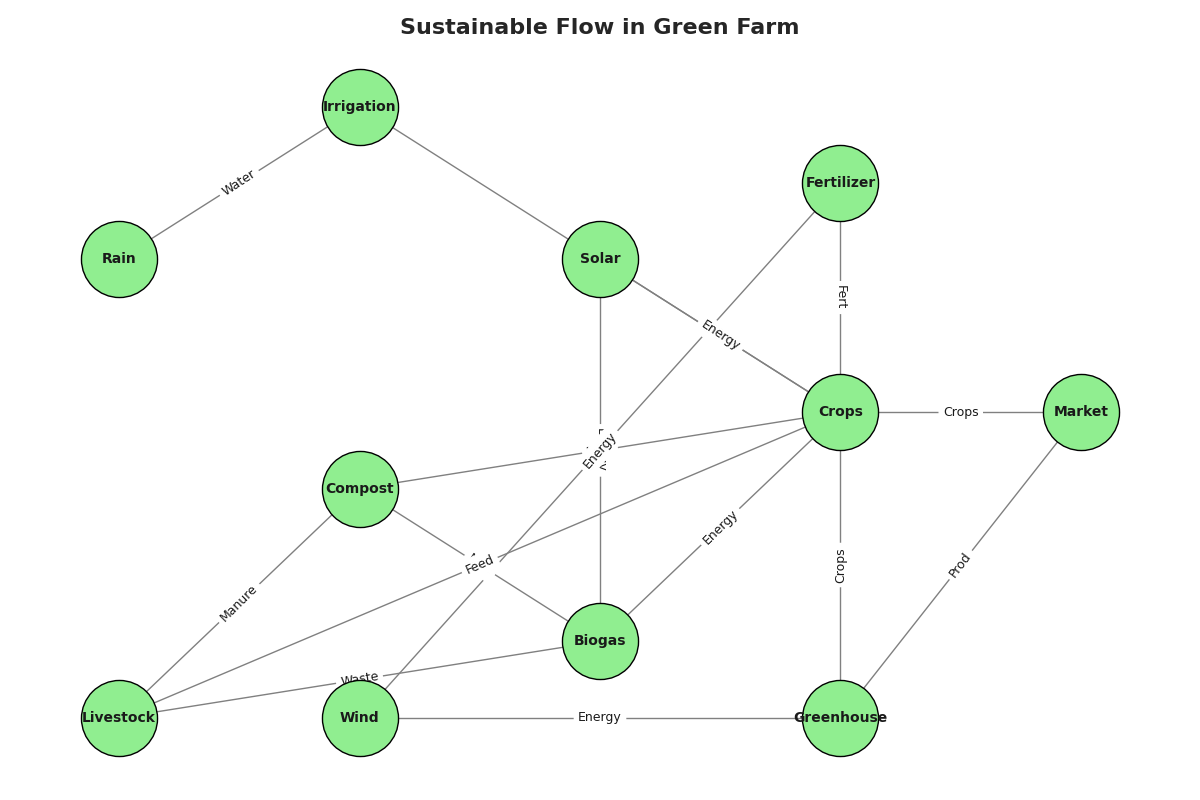

The Python source for this figure:
import matplotlib.pyplot as plt
import networkx as nx

# Create an undirected graph
G = nx.Graph()

nodes = [
    "Rain", "Solar", "Compost", "Crops", 
    "Irrigation", "Biogas", "Livestock", "Market",
    "Greenhouse", "Wind", "Fertilizer"
]

# Add nodes to the graph
G.add_nodes_from(nodes)

edges = [
    ("Rain", "Irrigation"),
    ("Solar", "Biogas"),
    ("Solar", "Crops"),
    ("Compost", "Crops"),
    ("Compost", "Biogas"),
    ("Crops", "Market"),
    ("Irrigation", "Crops"),
    ("Biogas", "Crops"),
    ("Livestock", "Biogas"),
    ("Livestock", "Compost"),
    ("Crops", "Livestock"),
    ("Greenhouse", "Crops"),
    ("Wind", "Greenhouse"),
    ("Wind", "Fertilizer"),
    ("Fertilizer", "Crops"),
    ("Greenhouse", "Market")
]

# Add edges to the graph
G.add_edges_from(edges)

# Define node positions for better visualization
pos = {
    "Rain": (0, 3),
    "Solar": (2, 3),
    "Compost": (1, 1.5),
    "Crops": (3, 2),
    "Irrigation": (1, 4),
    "Biogas": (2, 0.5),
    "Livestock": (0, 0),
    "Market": (4, 2),
    "Greenhouse": (3, 0),
    "Wind": (1, 0),
    "Fertilizer": (3, 3.5)
}

# Draw the graph
plt.figure(figsize=(12, 8))
nx.draw_networkx_nodes(G, pos, node_size=3000, node_color='lightgreen', edgecolors='black')
nx.draw_networkx_edges(G, pos, edgelist=edges, edge_color='gray')

# Shortened labels
nx.draw_networkx_labels(G, pos, font_size=10, font_weight='bold')
edge_labels = {
    ("Rain", "Irrigation"): "Water",
    ("Solar", "Biogas"): "Energy",
    ("Solar", "Crops"): "Energy",
    ("Compost", "Crops"): "Nutr",
    ("Compost", "Biogas"): "Nutr",
    ("Crops", "Market"): "Crops",
    ("Irrigation", "Crops"): "Water",
    ("Biogas", "Crops"): "Energy",
    ("Livestock", "Biogas"): "Waste",
    ("Livestock", "Compost"): "Manure",
    ("Crops", "Livestock"): "Feed",
    ("Greenhouse", "Crops"): "Crops",
    ("Wind", "Greenhouse"): "Energy",
    ("Wind", "Fertilizer"): "Energy",
    ("Fertilizer", "Crops"): "Fert",
    ("Greenhouse", "Market"): "Prod"
}

nx.draw_networkx_edge_labels(G, pos, edge_labels=edge_labels, font_size=9)

plt.title('Sustainable Flow in Green Farm', fontsize=16, fontweight='bold')

plt.tight_layout()
plt.axis('off')
plt.show()
